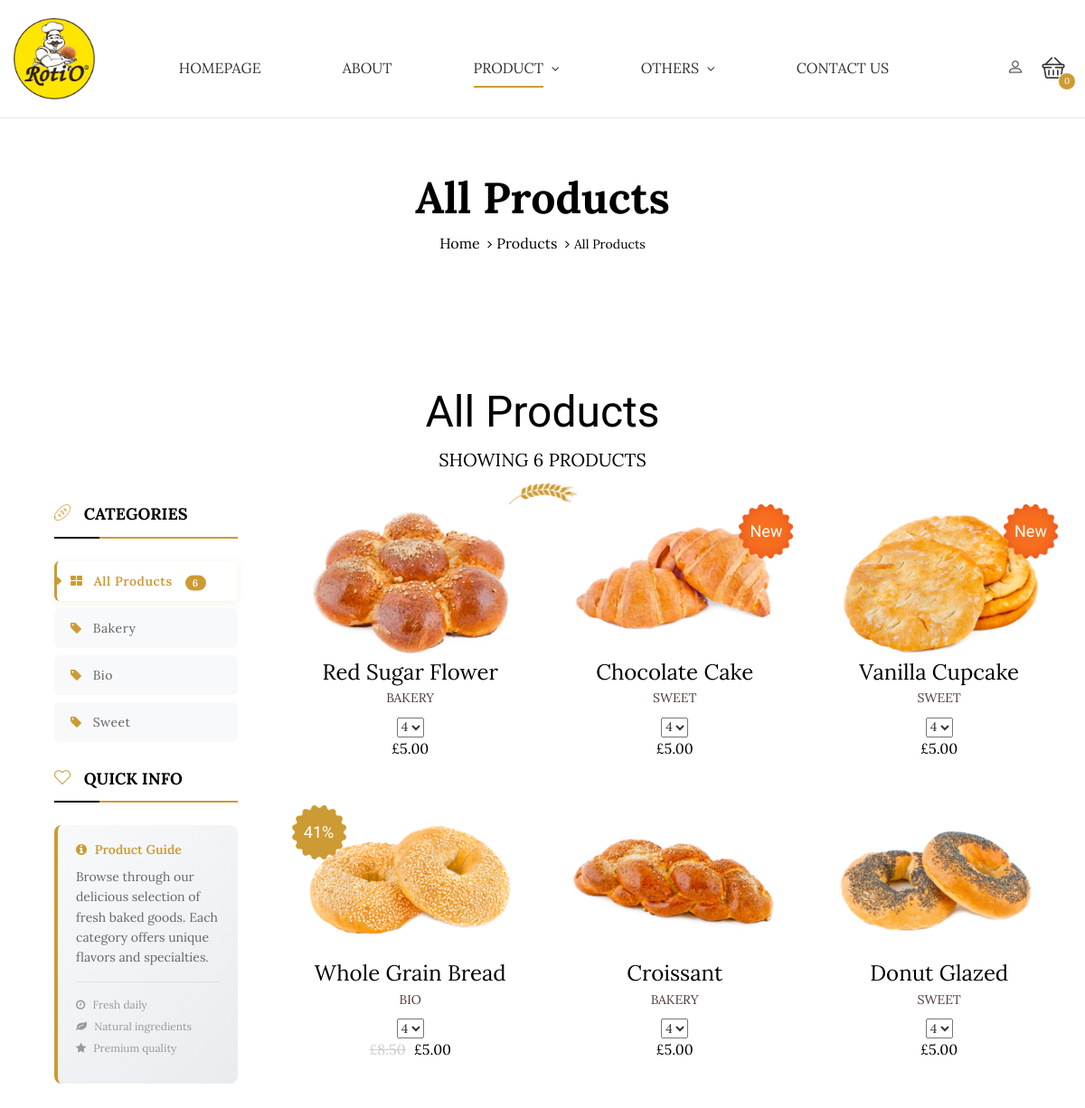
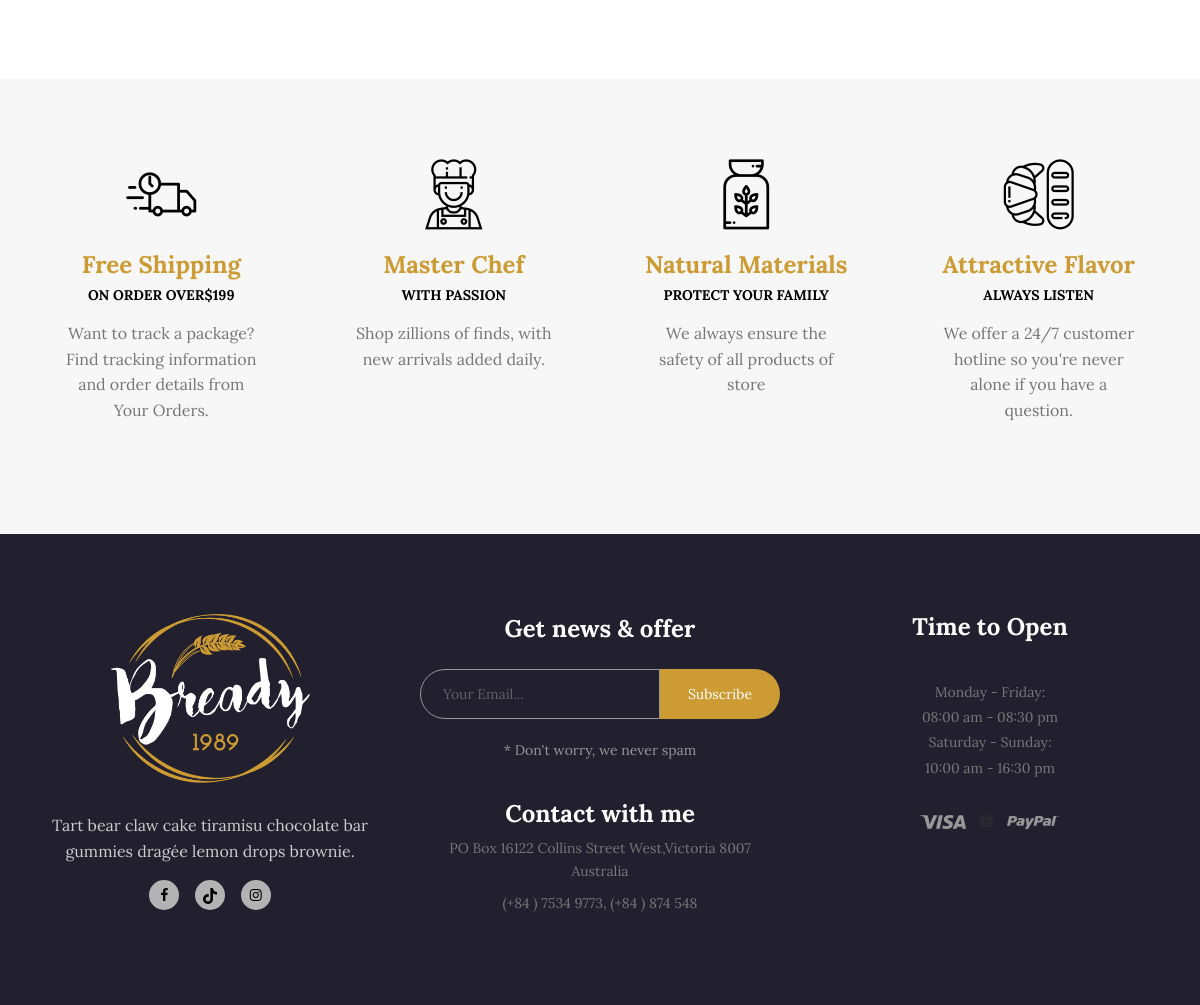
The app's page /product-listing.php with its own data (2 pictures, top to bottom).
### tables this page shows
CREATE TABLE categories (
    id INT PRIMARY KEY AUTO_INCREMENT,
    name VARCHAR(100) NOT NULL,
    slug VARCHAR(100) UNIQUE NOT NULL,
    description TEXT,
    created_at TIMESTAMP DEFAULT CURRENT_TIMESTAMP
);

CREATE TABLE products (
    id INT PRIMARY KEY AUTO_INCREMENT,
    name VARCHAR(200) NOT NULL,
    slug VARCHAR(200) UNIQUE NOT NULL,
    description TEXT,
    price DECIMAL(10,2) NOT NULL,
    sale_price DECIMAL(10,2) NULL,
    category_id INT,
    image VARCHAR(255) NOT NULL,
    stock INT DEFAULT 0,
    is_featured BOOLEAN DEFAULT FALSE,
    is_new BOOLEAN DEFAULT FALSE,
    is_sale BOOLEAN DEFAULT FALSE,
    rating DECIMAL(3,2) DEFAULT 0.00,
    created_at TIMESTAMP DEFAULT CURRENT_TIMESTAMP,
    FOREIGN KEY (category_id) REFERENCES categories(id)
);

### product-listing.php (the view, shortened to what the rows shown need)
<?php
require_once 'includes/functions.php';
$category_id = isset($_GET['category']) ? (int)$_GET['category'] : null;
$categories = getAllCategories();
if ($category_id) {
    $products = getProductsByCategory($category_id);
    $category_name = '';
    foreach ($categories as $cat) {
        if ($cat['id'] == $category_id) {
            $category_name = $cat['name'];
            break;
        }
    }
} else {
    $products = getAllProducts();
    $category_name = 'All Products';
}
?>
<!DOCTYPE html>
<html lang="en">
  <head>
    <link rel="stylesheet" href="plugins/font-awesome/css/font-awesome.min.css">
    <link rel="stylesheet" href="plugins/bakery-icon/style.css">
    <link rel="stylesheet" href="plugins/bootstrap/dist/css/bootstrap.min.css">
    <link rel="stylesheet" href="plugins/owl-carousel/assets/owl.carousel.css">
    <link rel="stylesheet" href="plugins/jquery-bar-rating/dist/themes/fontawesome-stars.css">
    <link rel="stylesheet" href="plugins/bootstrap-select/dist/css/bootstrap-select.min.css">
    <link rel="stylesheet" href="plugins/jquery-ui/jquery-ui.min.css">
    <link rel="stylesheet" href="plugins/slick/slick/slick.css">
    <link rel="stylesheet" href="plugins/lightGallery-master/dist/css/lightgallery.min.css">
    <link rel="stylesheet" href="css/style.css">
  </head>
  <body>
    <div class="ps-hero bg--cover" data-background="images/hero/product.jpg">
      <div class="ps-hero__content">
        <h1><?php echo $category_name; ?></h1>
      </div>
    </div>
    <main class="ps-main">
      <div class="ps-container">
        <div class="row">
          <div class="col-lg-3 col-md-3 col-sm-12 col-xs-12">
            <aside class="ps-sidebar">
              <div class="ps-sidebar__block">
                <div class="ps-sidebar__content">
                  <ul class="ps-list--arrow">
                    <?php foreach ($categories as $category): ?>
                    <li class="<?php echo ($category_name == $category['name']) ? 'current' : ''; ?>">
                      <a href="product-listing.php?category=<?php echo $category['id']; ?>">
                        <i class="fa fa-tag" style="margin-right: 8px; color: #cd9b33;"></i>
                        <?php echo $category['name']; ?>
                      </a>
                    </li>
                    <?php endforeach; ?>
                  </ul>
                </div>
              </div>
            </aside>
          </div>
          <div class="col-lg-9 col-md-9 col-sm-12 col-xs-12">
            <div class="ps-section__content">
              <div class="row">
                <?php if (empty($products)): ?>
                <div class="col-12">
                  <div class="ps-block--empty">
                    <h4>No products found</h4>
                    <p>Sorry, no products available in this category at the moment.</p>
                  </div>
                </div>
                <?php else: ?>
                  <?php foreach ($products as $product): ?>
                  <div class="col-lg-4 col-md-6 col-sm-6 col-xs-12">
                    <div class="ps-product">
                      <div class="ps-product__thumbnail">
                        <?php echo getProductBadge($product); ?>
                        <?php if (!empty($product['image_data'])): ?>
                          <?php echo displayImage($product['image_data'], $product['image_mime'], 'img-fluid', $product['name']); ?>
                        <?php else: ?>
                          <img src="<?php echo $product['image']; ?>" alt="<?php echo $product['name']; ?>" class="img-fluid">
                        <?php endif; ?>
                        <a class="ps-product__overlay" href="product-detail.php?id=<?php echo $product['id']; ?>"></a>
                      </div>
                      <div class="ps-product__content">
                        <a class="ps-product__title" href="product-detail.php?id=<?php echo $product['id']; ?>"><?php echo $product['name']; ?></a>
                        <p><a href="product-listing.php?category=<?php echo $product['category_id']; ?>"><?php echo $product['category_name']; ?></a></p>
                        <?php echo displayRating($product['rating']); ?>
                        <?php echo displayProductPrice($product); ?>
                      </div>
                    </div>
                  </div>
                  <?php endforeach; ?>
                <?php endif; ?>
              </div>
            </div>
          </div>
        </div>
      </div>
    </main>
</body>
</html>

### includes/functions.php (shortened to what the rows shown need)
<?php
function getAllProducts($limit = null) {
    $database = new Database();
    $db = $database->getConnection();
    $sql = "SELECT p.*, c.name as category_name
            FROM products p
            LEFT JOIN categories c ON p.category_id = c.id
            WHERE p.stock > 0
            ORDER BY p.created_at DESC";
    if ($limit) {
        $sql .= " LIMIT " . $limit;
    }
    $stmt = $db->prepare($sql);
    $stmt->execute();
    return $stmt->fetchAll(PDO::FETCH_ASSOC);
}
function getAllCategories() {
    $database = new Database();
    $db = $database->getConnection();
    $sql = "SELECT * FROM categories ORDER BY name";
    $stmt = $db->prepare($sql);
    $stmt->execute();
    return $stmt->fetchAll(PDO::FETCH_ASSOC);
}
function formatPrice($price) {
    return '£' . number_format($price, 2);
}
function getProductBadge($product) {
    if ($product['is_sale'] && $product['sale_price']) {
        $discount = round((($product['price'] - $product['sale_price']) / $product['price']) * 100);
        return '<span class="ps-badge ps-badge--sale"><img src="images/icons/badge-brown.png" alt=""><i>' . $discount . '%</i></span>';
    } elseif ($product['is_new']) {
        return '<span class="ps-badge"><img src="images/icons/badge-red.png" alt=""><i>New</i></span>';
    }
    return '';
}
function displayRating($rating) {
    $html = '<select class="ps-rating">';
    for ($i = 1; $i <= 5; $i++) {
        $selected = ($i <= $rating) ? 'selected' : '';
        $html .= '<option value="' . $i . '" ' . $selected . '>' . $i . '</option>';
    }
    $html .= '</select>';
    return $html;
}
function displayProductPrice($product) {
    if ($product['is_sale'] && $product['sale_price']) {
        return '<p class="ps-product__price"><del>' . formatPrice($product['price']) . '</del> ' . formatPrice($product['sale_price']) . '</p>';
    } else {
        return '<p class="ps-product__price">' . formatPrice($product['price']) . '</p>';
    }
}
?>

### records on screen
categories: name "Bakery"
categories: name "Bio"
categories: name "Sweet"
products: image (picture), name "Red Sugar Flower", category.name "BAKERY", price "£5.00"
products: is_sale 0 (drawn), image (picture), name "Chocolate Cake", category.name "SWEET", price "£5.00"
products: is_sale 0 (drawn), image (picture), name "Vanilla Cupcake", category.name "SWEET", price "£5.00"
products: is_sale 1 (drawn), discount "41", image (picture), name "Whole Grain Bread", category.name "BIO", price "£8.50", sale_price "£5.00"
products: image (picture), name "Croissant", category.name "BAKERY", price "£5.00"
products: image (picture), name "Donut Glazed", category.name "SWEET", price "£5.00"

### other values on screen
$cart_count "0"
$category_name "All Products"
count($products) "6"
form field value "4"
